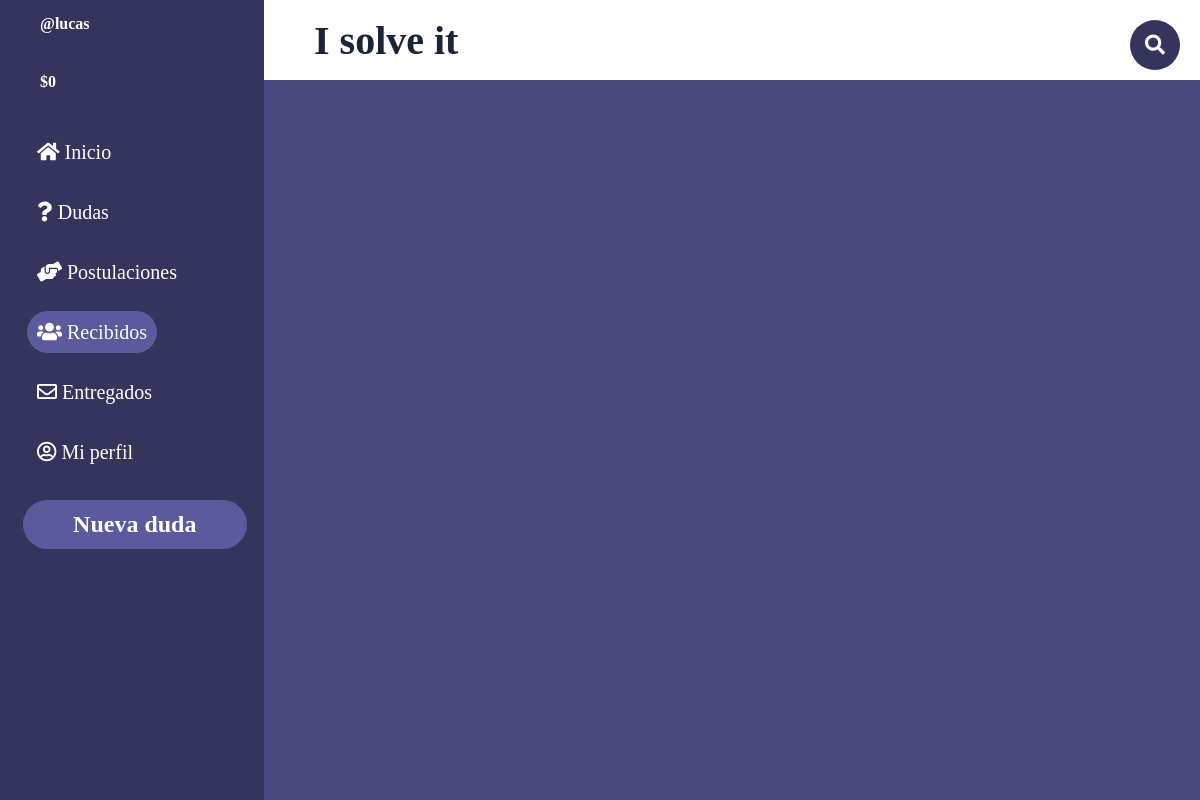
The app's page /PaginasBalsamiq/recibidos.php (signed in), older data.
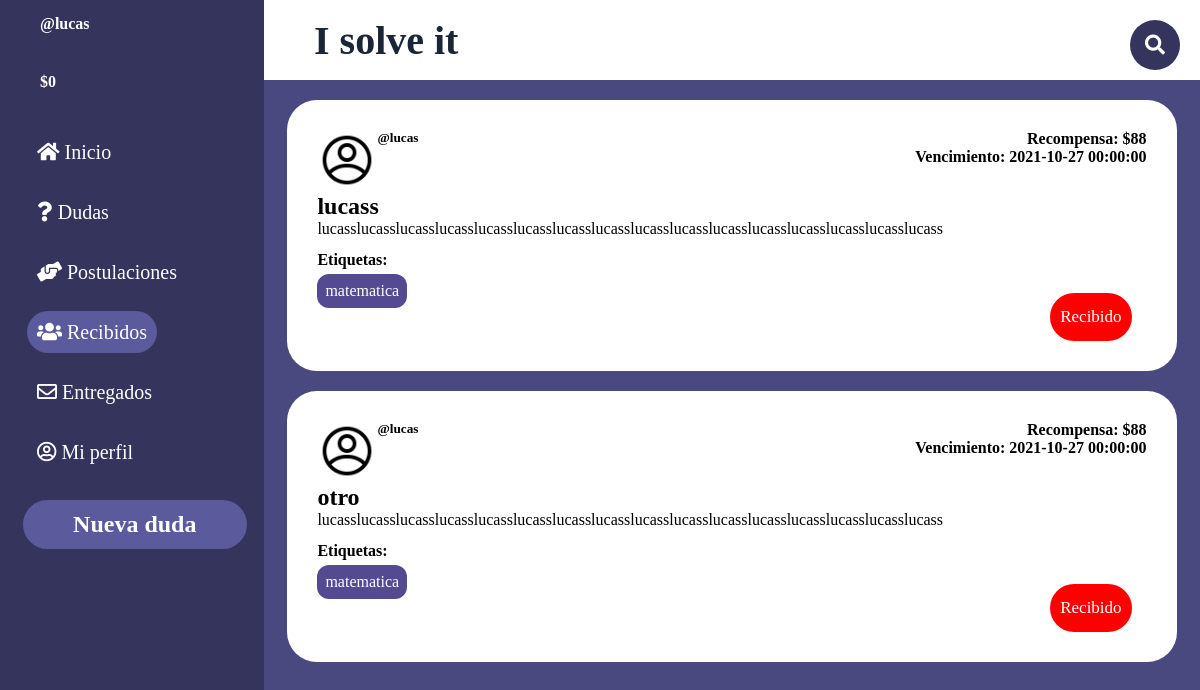
The same page, newer data.
### tables this page shows
CREATE TABLE `entregado` (
  `id` int(11) NOT NULL,
  `id_cons` int(11) NOT NULL,
  `id_us` int(11) NOT NULL,
  `descripcion` varchar(255) DEFAULT NULL,
  `archivo` varchar(50) NOT NULL
);

CREATE TABLE `usuario` (
  `id_us` int(11) NOT NULL,
  `username` varchar(20) NOT NULL,
  `nombre` varchar(20) NOT NULL DEFAULT 'Nuevo usuario',
  `pass` varchar(200) NOT NULL,
  `mail` varchar(100) NOT NULL,
  `estrellas` int(2) DEFAULT NULL,
  `empleo` tinyint(1) NOT NULL,
  `descripcion` varchar(256) DEFAULT '"Hola. Soy un nuevo usuario de I Solve It. Espero que podamos ayudarnos mutuamente!',
  `tag` varchar(100) NOT NULL DEFAULT 'matematica,historia,literatura',
  `tokens` double NOT NULL,
  `imagen` int(11) NOT NULL DEFAULT 0
);

CREATE TABLE `consulta` (
  `id_consulta` int(11) NOT NULL,
  `id_us` int(11) NOT NULL,
  `titulo` varchar(20) NOT NULL,
  `descripcion` varchar(280) NOT NULL,
  `recompensa` float NOT NULL,
  `fecha_subida` datetime NOT NULL DEFAULT current_timestamp(),
  `fecha_limite` datetime NOT NULL,
  `archivo` varchar(50) NOT NULL
);

CREATE TABLE `tag` (
  `id` int(11) NOT NULL,
  `tag` varchar(30) NOT NULL
);

### PaginasBalsamiq/recibidos.php (the view, shortened to what the changed rows need)
<!DOCTYPE html>
<html lang="es">
<head>
    <link rel="stylesheet" href="https://use.fontawesome.com/releases/v5.6.3/css/all.css">
    <link rel="stylesheet" href="style2.css">
    <link rel="stylesheet" href="NO_TOCAR.css">
    <link rel="stylesheet" href="publicacion_plantilla.css">
</head>
<body class="grid_container">
    <?php
        include('../ImplementarPHP/config.php');
    ?>
    <header class="header">
        <h1 class="ISolveIt">I solve it</h1>
        <div class="buscador">
        </div>
    </header>
    <aside class="sidebar">
        <div class="sidebar_usuario">
        </div>
        <div class="sidebar_menu">
        </div>
        <a href="nuevaPublicacion.php"><h2 class="h2">Nueva duda</h2></a>
    </aside>
    <div class="main">
        <?php
            $consCons = $conn->prepare("SELECT id_consulta FROM consulta WHERE id_us = '".$_SESSION['id_us']."'");
            $consCons ->execute();
            while ($resCons = $consCons->fetch(PDO::FETCH_ASSOC)) {
                $consultaEntregado = $conn->prepare("SELECT id_cons FROM entregado WHERE id_cons = '".$resCons['id_consulta']."'");
                $consultaEntregado ->execute();
                while ($resultadoEntregado = $consultaEntregado->fetch(PDO::FETCH_ASSOC)) {
                    $consultaConsulta = $conn->prepare("SELECT * FROM consulta WHERE id_consulta = '".$resultadoEntregado['id_cons']."'");
                    $consultaConsulta ->execute();
                    if($resultadoConsulta = $consultaConsulta->fetch(PDO::FETCH_ASSOC)){
                        $consultaUsr = $conn->prepare("SELECT * FROM usuario WHERE id_us = '".$resultadoConsulta['id_us']."'");
                        $consultaUsr ->execute();
                        $resultadoUsr = $consultaUsr->fetch(PDO::FETCH_ASSOC);
                        echo'
                        <div class="publicacion_preview" onclick="EntrarPublicacion(this.id);" id="'.$resultadoEntregado['id_cons'].'">
                        <div class="data">
                            <div class="foto">
                                <img class="fotoPerfil" src="recursos/fotoPerfil/'.$resultadoUsr['imagen'].'.png" alt="'.$resultadoUsr['username'].'">
                            </div>
                            <div class="usuario">
                                <h4>'.$resultadoUsr["nombre"].'</h4>
                                <h5>@'.$resultadoUsr["username"].'</h5>
                            </div>
                            <div class="recoyvenc">
                                <h4>Recompensa: $'.$resultadoConsulta["recompensa"].'</h4>
                                <h4>Vencimiento: '.$resultadoConsulta["fecha_limite"].'</h4>
                            </div>
                        </div>
                        <div class="cuerpo">
                            <h2>'.$resultadoConsulta['titulo'].'</h2>
                            <p class="desc">'.$resultadoConsulta['descripcion'].'</p>
                        </div>
                        <div class="tags">
                            <h4>Etiquetas: </h4>
                            <ul class="tags_list">
                        ';
                        $consultaTagCons = $conn->prepare("SELECT tag_cons FROM tag_cons WHERE id_cons = '".$resultadoConsulta['id_consulta']."'");
                        $consultaTagCons ->execute();
                        while($resultadoTagCons = $consultaTagCons->fetch(PDO::FETCH_ASSOC)){
                            $consultaTag = $conn->prepare("SELECT tag FROM tag WHERE id = '".$resultadoTagCons['tag_cons']."'");
                            $consultaTag ->execute();
                            while($resultadoTag = $consultaTag->fetch(PDO::FETCH_ASSOC)){
                                echo'<li class="tag">'.$resultadoTag['tag'].'</li>';
                            }
                        }
                        echo'
                                        </ul>
                                    </div>
                            ';
                                echo'
                                    <div class="postularDiv">
                                        <input value="Recibido" type="submit" class="postularBtn" name="verPostulantes" style="background-color:red">
                                    </div>
                                ';
                            }
                            echo'
                                </div>
                            ';
                    }
                }
        ?>
    </div>
</body>
</html>

Row changes from the older to the newer data that the page shows:
added entregado: usuario.username "lucas", consulta.recompensa "88", consulta.fecha_limite "2021-10-27 00:00:00", consulta.titulo "lucass", consulta.descripcion "lucasslucasslucasslucasslucasslucasslucasslucasslucasslucasslucasslucasslucasslucasslucasslucass"
now on this page (row unchanged): tag: tag "matematica"
added entregado: usuario.username "lucas", consulta.recompensa "88", consulta.fecha_limite "2021-10-27 00:00:00", consulta.titulo "otro", consulta.descripcion "lucasslucasslucasslucasslucasslucasslucasslucasslucasslucasslucasslucasslucasslucasslucasslucass"
